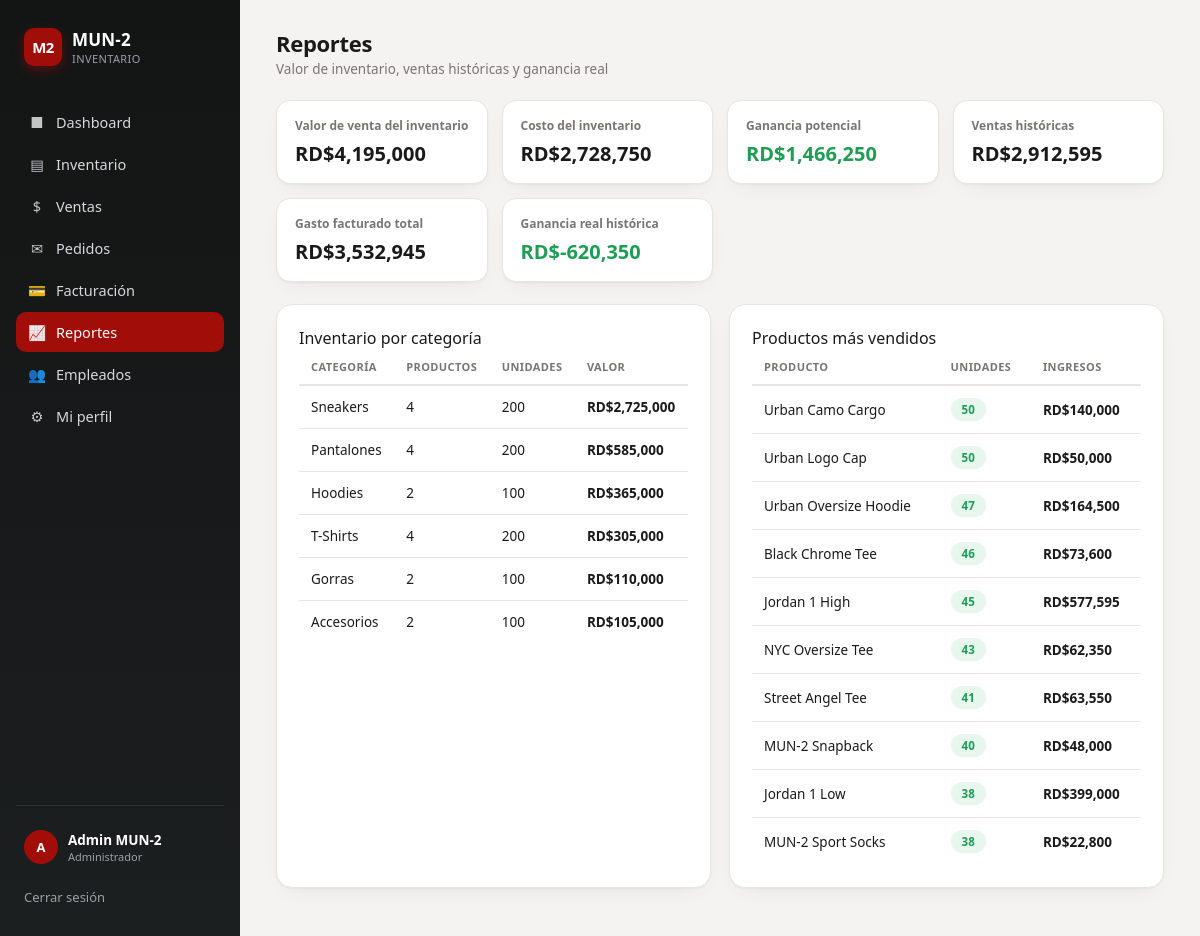
Page /reportes (signed in) on the committed database.
### tables this page shows
CREATE TABLE productos (
            id INTEGER PRIMARY KEY AUTOINCREMENT,
            sku TEXT UNIQUE NOT NULL,
            nombre TEXT NOT NULL,
            categoria TEXT NOT NULL,
            descripcion TEXT,
            precio_venta INTEGER NOT NULL,
            costo INTEGER NOT NULL,
            stock INTEGER NOT NULL DEFAULT 0,
            stock_minimo INTEGER NOT NULL DEFAULT 5,
            color TEXT,
            tallas TEXT
        );

### app.py (the view)
@app.route("/reportes")
@admin_required
def reportes():
    db = get_db()
    productos = db.execute("SELECT * FROM productos").fetchall()
    valor_venta = sum(p["precio_venta"] * p["stock"] for p in productos)
    costo_total = sum(p["costo"] * p["stock"] for p in productos)
    ganancia_potencial = valor_venta - costo_total
    total_ventas_historico = db.execute(
        "SELECT COALESCE(SUM(total), 0) AS total FROM ventas"
    ).fetchone()["total"]
    por_categoria = db.execute(
        """SELECT categoria, COUNT(*) AS n_productos, SUM(stock) AS unidades,
                  SUM(precio_venta * stock) AS valor
           FROM productos GROUP BY categoria ORDER BY valor DESC"""
    ).fetchall()
    mas_vendidos = db.execute(
        """SELECT sku, nombre, SUM(cantidad) AS unidades_vendidas,
                  SUM(cantidad * precio) AS ingresos
           FROM venta_items GROUP BY sku ORDER BY unidades_vendidas DESC LIMIT 10"""
    ).fetchall()
    gasto_facturado_total = db.execute(
        "SELECT COALESCE(SUM(monto), 0) AS n FROM facturas"
    ).fetchone()["n"]
    ganancia_real_historica = total_ventas_historico - gasto_facturado_total
    return render_template(
        "reportes.html",
        valor_venta=valor_venta,
        costo_total=costo_total,
        ganancia_potencial=ganancia_potencial,
        total_ventas_historico=total_ventas_historico,
        por_categoria=por_categoria,
        mas_vendidos=mas_vendidos,
        gasto_facturado_total=gasto_facturado_total,
        ganancia_real_historica=ganancia_real_historica,
    )

### app.py (called while the page is built)
def get_db():
    if "db" not in g:
        g.db = get_connection()
    return g.db

def admin_required(view):
    @wraps(view)
    def wrapped(*args, **kwargs):
        if "usuario_id" not in session:
            return redirect(url_for("login"))
        if session.get("rol") != "Administrador":
            flash("Solo un administrador puede acceder a esa sección.", "error")
            return redirect(url_for("dashboard"))
        return view(*args, **kwargs)
    return wrapped

@app.context_processor
def inject_globals():
    ahora = datetime.now()
    fecha_hoy = f"{ahora.day} de {MESES_ES[ahora.month - 1]}, {ahora.year}"
    return {
        "tienda_nombre": "MUN-2",
        "usuario_actual": session.get("nombre"),
        "rol_actual": session.get("rol"),
        "fecha_hoy": fecha_hoy,
    }

### database.py (called while the page is built)
def get_connection():
    conn = sqlite3.connect(DB_PATH)
    conn.row_factory = sqlite3.Row
    conn.execute("PRAGMA foreign_keys = ON")
    return conn

### templates/reportes.html (shortened to what this page needs)
{% extends "base.html" %}
{% block content %}
<div class="page-header">
  <div>
    <div class="page-title">Reportes</div>
    <div class="page-sub">Valor de inventario, ventas históricas y ganancia real</div>
  </div>
</div>
<div class="stat-strip">
  <div class="stat-box">
    <div class="stat-box-label">Valor de venta del inventario</div>
    <div class="stat-box-value">RD${{ "{:,}".format(valor_venta) }}</div>
  </div>
  <div class="stat-box">
    <div class="stat-box-label">Costo del inventario</div>
    <div class="stat-box-value">RD${{ "{:,}".format(costo_total) }}</div>
  </div>
  <div class="stat-box">
    <div class="stat-box-label">Ganancia potencial</div>
    <div class="stat-box-value" style="color:var(--success);">RD${{ "{:,}".format(ganancia_potencial) }}</div>
  </div>
  <div class="stat-box">
    <div class="stat-box-label">Ventas históricas</div>
    <div class="stat-box-value">RD${{ "{:,}".format(total_ventas_historico) }}</div>
  </div>
  <div class="stat-box">
    <div class="stat-box-label">Gasto facturado total</div>
    <div class="stat-box-value">RD${{ "{:,}".format(gasto_facturado_total) }}</div>
  </div>
  <div class="stat-box">
    <div class="stat-box-label">Ganancia real histórica</div>
    <div class="stat-box-value" style="color:var(--success);">RD${{ "{:,}".format(ganancia_real_historica) }}</div>
  </div>
</div>
<div class="row-2col" style="display:grid; grid-template-columns:1fr 1fr; gap:18px;">
  <div class="card">
    <div class="card-title">Inventario por categoría</div>
    <table>
      <thead><tr><th>Categoría</th><th>Productos</th><th>Unidades</th><th>Valor</th></tr></thead>
      <tbody>
        {% for c in por_categoria %}
        <tr>
          <td>{{ c.categoria }}</td>
          <td>{{ c.n_productos }}</td>
          <td>{{ c.unidades }}</td>
          <td><strong>RD${{ "{:,}".format(c.valor) }}</strong></td>
        </tr>
        {% endfor %}
      </tbody>
    </table>
  </div>
  <div class="card">
    <div class="card-title">Productos más vendidos</div>
    <table>
      <thead><tr><th>Producto</th><th>Unidades</th><th>Ingresos</th></tr></thead>
      <tbody>
        {% for m in mas_vendidos %}
        <tr>
          <td>{{ m.nombre }}</td>
          <td><span class="pill pill-green">{{ m.unidades_vendidas }}</span></td>
          <td><strong>RD${{ "{:,}".format(m.ingresos) }}</strong></td>
        </tr>
        {% endfor %}
      </tbody>
    </table>
  </div>
</div>
{% endblock %}

### templates/base.html (style rules this page uses)
:root { --red:#A10D09; --red-dark:#7C0A07; --red-soft:#FDE9E8; --black:#131515; --charcoal:#1C1F1F; --slate:#525E6A; --bg:#F5F3F1; --card:#FFFFFF; --border:#E9E4E1; --text:#1A1A1A; --muted:#7A7570; --success:#1F9D55; --success-soft:#E7F7EE; --radius:16px; --shadow:0 1px 2px rgba(20,15,12,0.04), 0 8px 24px -12px rgba(20,15,12,0.10); }
* { box-sizing:border-box; }
body { margin:0; font-family:'Segoe UI', system-ui, -apple-system, Roboto, Helvetica, Arial, sans-serif; background:var(--bg); color:var(--text); display:flex; min-height:100vh; }
.page-title { font-size:24px; font-weight:800; letter-spacing:-0.3px; }
.page-sub { font-size:13.5px; color:var(--muted); margin-top:2px; }
.card { background:var(--card); border:1px solid var(--border); border-radius:var(--radius); box-shadow:var(--shadow); padding:22px; }
.page-header { display:flex; align-items:flex-start; justify-content:space-between; flex-wrap:wrap; gap:14px; margin-bottom:22px; }
.page-header .page-title { font-size:22px; }
table { width:100%; border-collapse:collapse; }
thead th { text-align:left; font-size:11px; text-transform:uppercase; letter-spacing:0.4px; color:var(--muted); font-weight:700; padding:10px 12px; border-bottom:2px solid var(--border); }
tbody td { padding:12px; font-size:13.5px; border-bottom:1px solid var(--border); vertical-align:middle; }
tbody tr:last-child td { border-bottom:none; }
.pill { display:inline-flex; align-items:center; padding:4px 11px; border-radius:999px; font-size:11.5px; font-weight:700; }
.pill-green { background:var(--success-soft); color:var(--success); }
.stat-strip { display:grid; grid-template-columns:repeat(auto-fit, minmax(180px,1fr)); gap:14px; margin-bottom:22px; }
.stat-box { background:var(--card); border:1px solid var(--border); border-radius:14px; padding:16px 18px; box-shadow:var(--shadow); }
.stat-box-label { font-size:12px; color:var(--muted); font-weight:600; margin-bottom:6px; }
.stat-box-value { font-size:20px; font-weight:800; }

### rows in the picture
productos: nombre "Urban Camo Cargo", unidades_vendidas "50", ingresos "140,000"

### other values in the picture
{{ (usuario_actual or "U")[0] }} "A"
{{ usuario_actual }} "Admin MUN-2"
{{ rol_actual }} "Administrador"
{{ "{:,}".format(valor_venta) }} "4,195,000"
{{ "{:,}".format(costo_total) }} "2,728,750"
{{ "{:,}".format(ganancia_potencial) }} "1,466,250"
{{ "{:,}".format(total_ventas_historico) }} "2,912,595"
{{ "{:,}".format(gasto_facturado_total) }} "3,532,945"
{{ "{:,}".format(ganancia_real_historica) }} "-620,350"
{{ c.categoria }} "Sneakers" "Pantalones" "Hoodies" "T-Shirts" "Gorras" "Accesorios"
{{ c.n_productos }} "4" "4" "2" "4" "2" "2"
{{ c.unidades }} "200" "200" "100" "200" "100" "100"
{{ "{:,}".format(c.valor) }} "2,725,000" "585,000" "365,000" "305,000" "110,000" "105,000"
{{ m.nombre }} "Urban Logo Cap" "Urban Oversize Hoodie" "Black Chrome Tee" "Jordan 1 High" "NYC Oversize Tee" "Street Angel Tee" "MUN-2 Snapback" "Jordan 1 Low" "MUN-2 Sport Socks"
{{ m.unidades_vendidas }} "50" "47" "46" "45" "43" "41" "40" "38" "38"
